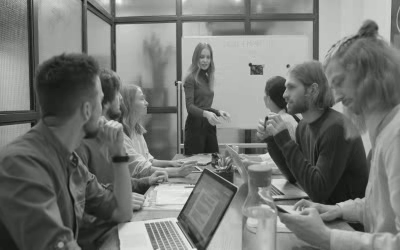
#> input picture frame 52 of Videos/EscritorioVermelho.mp4, 400 x 250 px, given in place of Reporter1.mp4, which was not available
$ python 'Inserindo Borda no Vídeo - Versão 1.0.0.py'
#> lines starting #> are read from the running program, lines starting #| are printed output that depends on the picture; pictures that were not available may be replaced by others from this repository, and a replacement may not be noted
#
########################################################################
# Importação das Bibliotecas Necessárias
########################################################################
#
import cv2 as cv
import os

#
########################################################################
# Definições Gerais
########################################################################
#
BaseDir = "LocalCV/"
NomeVideo = "Reporter1.mp4"
CaminhoBase = "/home/asoares/" + BaseDir
CaminhoVideo = CaminhoBase + "Videos/"

#
########################################################################
# Checando se o Vídeo Está Disponível
########################################################################
#
video = cv.VideoCapture( CaminhoVideo + NomeVideo )
if not video.isOpened():
    os.system ("clear")
    print( "Não Foi Localizado o Vídeo: ", NomeVideo)
    exit ()

#
########################################################################
# Leitura do Primeiro Frame
########################################################################
#
Status, VideoFrame = video.read()
#> VideoFrame is the input picture: shape (250, 400, 3); mean B, G, R 115.6, 118.6, 116.6
if not Status:
    os.system ("clear")
    print( "Não Foi Possível Ler o Primeiro VideoFrame do Vídeo : ", NomeVideo)
    exit ()

#
########################################################################
# Lendo o Vídeo
########################################################################
#
while (True):
    Status, VideoFrame = video.read()
    if not Status:
        break

    VideoFrame = cv.resize(VideoFrame, (0,0), fx=0.15, fy=0.15, interpolation = cv.INTER_AREA)
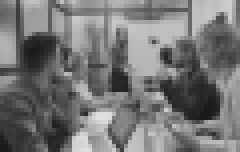
#> VideoFrame: shape (38, 60, 3) (shown 4 times larger); mean B, G, R 115.9, 118.9, 116.9
#
########################################################################
# Inserindo a Borda
########################################################################
#
    VideoFrameBorda = cv.copyMakeBorder (
                                            src=VideoFrame,
                                            top=15,
                                            bottom=15,
                                            left=15,
                                            right=15,
                                            borderType=cv.BORDER_CONSTANT,
                                            value=(255,255,255)
                                        )
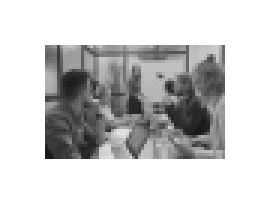
#> VideoFrameBorda: shape (68, 90, 3) (shown 3 times larger); mean B, G, R 203.2, 204.3, 203.6

#
########################################################################
# Apresentando a Imagem
########################################################################
#
    cv.imshow("Reportagem Sem Borda", VideoFrame)
    cv.imshow("Reportagem Com Borda", VideoFrameBorda)

    k = cv.waitKey(1) & 0xff
#> (key Esc is pressed here)
    if k == 27 : break

#
########################################################################
# Destruindo o Janelamento
########################################################################
#
cv.waitKey(0)
cv.destroyAllWindows()

########################################################################
# FIM DO PROGRAMA
########################################################################

$ run again, starting later in the video
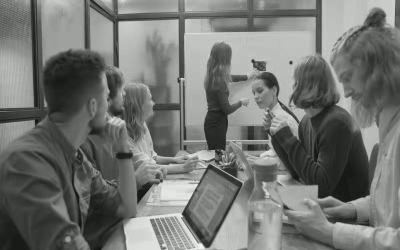
#> input picture frame 234 of Videos/EscritorioVermelho.mp4, 400 x 250 px, given in place of Reporter1.mp4, which was not available
#> VideoFrame is the input picture: shape (250, 400, 3); mean B, G, R 114.6, 117.6, 115.6
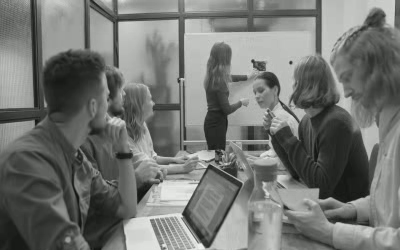
#> input picture frame 235 of Videos/EscritorioVermelho.mp4, 400 x 250 px, given in place of Reporter1.mp4, which was not available
#> VideoFrame is the input picture: shape (250, 400, 3); mean B, G, R 114.5, 117.5, 115.5
#> VideoFrame: shape (38, 60, 3)
#> `VideoFrameBorda = cv.copyMakeBorder ( src=VideoFrame, top=15, bottom=1..`:
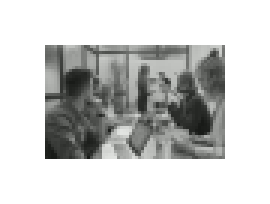
#> VideoFrameBorda: shape (68, 90, 3) (shown 3 times larger); mean B, G, R 202.7, 203.8, 203.1

$ run again, starting later in the video
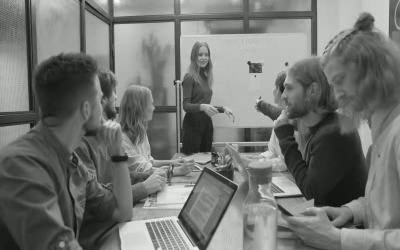
#> input picture frame 416 of Videos/EscritorioVermelho.mp4, 400 x 250 px, given in place of Reporter1.mp4, which was not available
#> VideoFrame is the input picture: shape (250, 400, 3); mean B, G, R 113.9, 116.9, 114.9
#> `VideoFrame = cv.resize(VideoFrame, (0,0), fx=0.15, fy=0.15, interpolat..`:
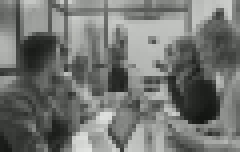
#> VideoFrame: shape (38, 60, 3) (shown 4 times larger); mean B, G, R 114.1, 117.1, 115.1
#> `VideoFrameBorda = cv.copyMakeBorder ( src=VideoFrame, top=15, bottom=1..`:
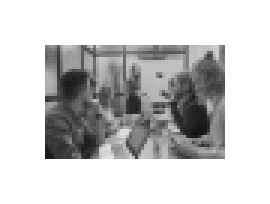
#> VideoFrameBorda: shape (68, 90, 3) (shown 3 times larger); mean B, G, R 202.5, 203.6, 202.9
